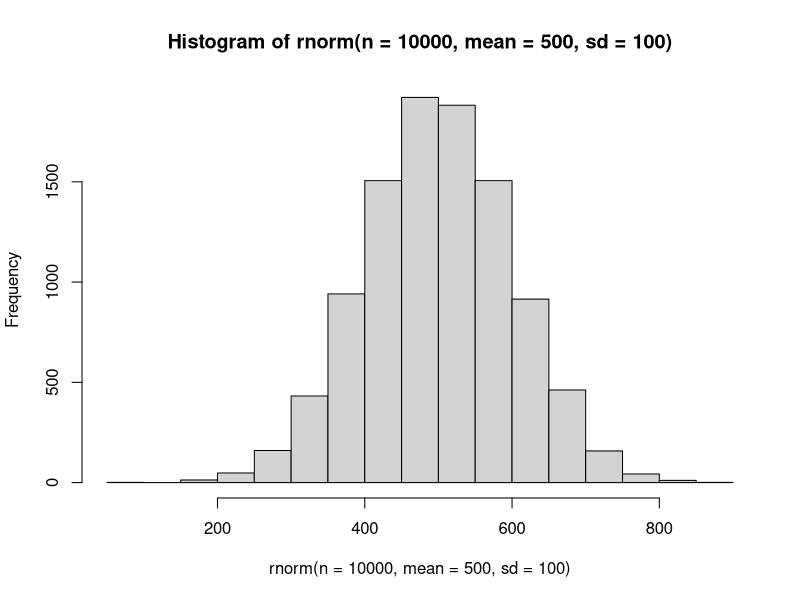
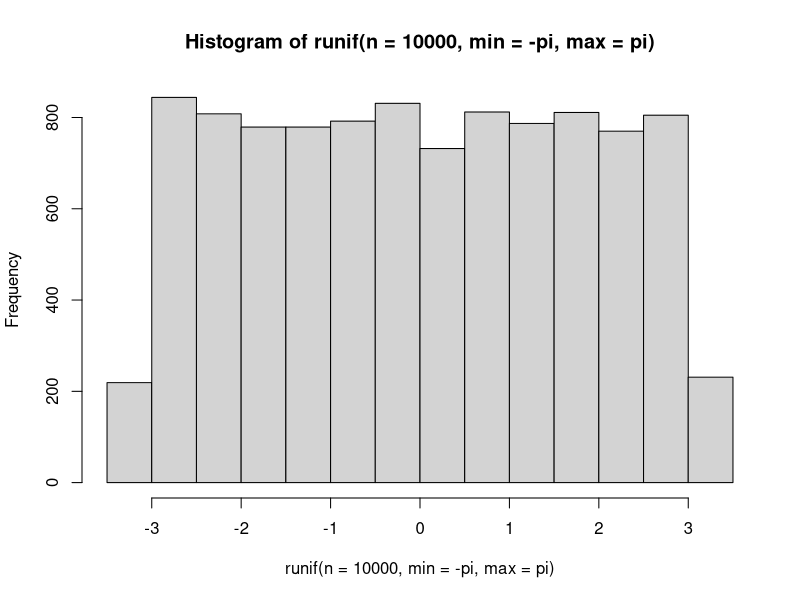
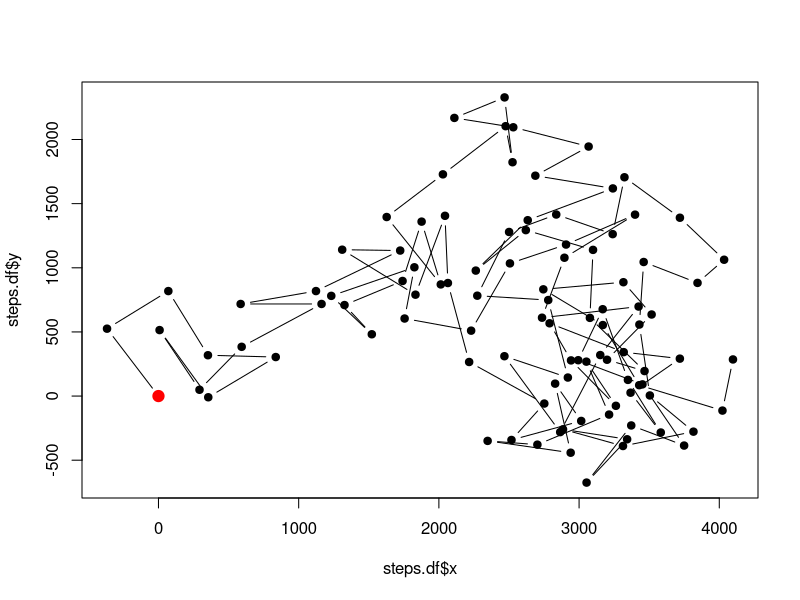
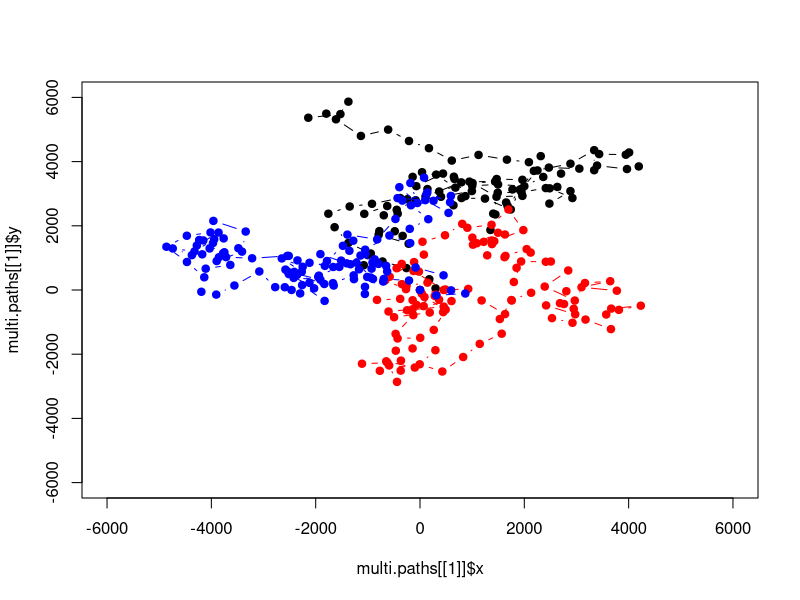

Write the R code that produced these figures, in order.
## ---- chunk 1
knitr::opts_chunk$set(echo = TRUE)
## ---- chunk 2
hist(rnorm(n=10000, mean=500, sd=100))
## ---- chunk 3
pi = 3.141593
hist(runif(n=10000, min=-pi, max=pi))
## ---- chunk 4
movement <- function(xy, step, heading) {
  
  #First we need to define pi
  pi = 3.141593
  
  #Then we split the starting point into an x_init and y_init
  x_init <- xy[1,1]
  y_init <- xy[1,2]
  
  #Here we translate the negative pi values into positive values
  #The headings now range from 0 to 2*pi
  if (heading < 0) {
    heading <- abs(heading) + pi
  }
  
  #Using this heading, and our sin function, we can solve for the change in y
  #Then we want to create a new value where we alter the starting y value
  y_change <- sin(heading)*step
  y_new <- y_init + y_change
  
  #The use cosine to determine the movement in x direction
  x_change <- cos(heading)*step
  x_new <- x_init + x_change

  #Finally, we create a data frame and save our new coordinates
  move.temp <- as.data.frame(matrix(0,1,4))
  move.temp[1,1] <- x_new
  move.temp[1,2] <- y_new
  move.temp[1,3] <- step
  move.temp[1,4] <- heading
  
  return(move.temp)
}
## ---- chunk 5
steps.df <- data.frame(matrix(0,100,4))
colnames(steps.df) <- c("x", "y", "step.length", "turn.angle")

for (i in 2:100) {
  step <- rnorm(n=1, mean=500, sd=100)
  heading <- runif(n=1, min=-pi, max=pi)
  next.pt <- movement(steps.df[(i-1),1:2], step, heading)
  steps.df[i,] <- next.pt
}

head(steps.df)
plot(steps.df$x, steps.df$y, pch=19, type='b')
points(steps.df$x[1], steps.df$y[1], pch=19, col='red', cex=1.5)
## ---- chunk 6
multi.move <- function(N, x) {
  all.paths <- list()
  
  for (j in 1:N) {
    steps.df <- data.frame(matrix(0,100,4))
    colnames(steps.df) <- c("x", "y", "step.length", "turn.angle")

    for (i in 2:x[j]) {
      step <- rnorm(n=1, mean=500, sd=100)
      heading <- runif(n=1, min=-pi, max=pi)
      next.pt <- movement(steps.df[(i-1),1:2], step, heading)
      steps.df[i,] <- next.pt
    }
    
    all.paths[[j]] <- steps.df
  }
  return(all.paths)
}
## ---- chunk 7
multi.paths <- multi.move(3, c(100,110,120))
dim(multi.paths[[2]])
plot(multi.paths[[1]]$x, multi.paths[[1]]$y, pch=19, type='b', ylim=c(-6000,6000), xlim=c(-6000,6000))
points(multi.paths[[2]]$x, multi.paths[[2]]$y, pch=19, type='b', col='red')
points(multi.paths[[3]]$x, multi.paths[[3]]$y, pch=19, type='b', col='blue')
## ---- chunk 8
N = 3
start.pts <- data.frame(matrix(0,N,2))
colnames(start.pts) <- c("x", "y")
start.pts$x <- runif(n=N, min=-500, max=500)
start.pts$y <- runif(n=N, min=-500, max=500)
## ---- chunk 9
multi.move2 <- function(N, x, start.pts) {
  all.paths <- list()
  
  for (j in 1:N) {
    steps.df <- data.frame(matrix(0,100,4))
    steps.df[1,1:2] <- start.pts[j,]
    colnames(steps.df) <- c("x", "y", "step.length", "turn.angle")

    for (i in 2:x[j]) {
      step <- rnorm(n=1, mean=500, sd=100)
      heading <- runif(n=1, min=-pi, max=pi)
      next.pt <- movement(steps.df[(i-1),1:2], step, heading)
      steps.df[i,] <- next.pt
    }
    
    all.paths[[j]] <- steps.df
  }
  return(all.paths)
}
